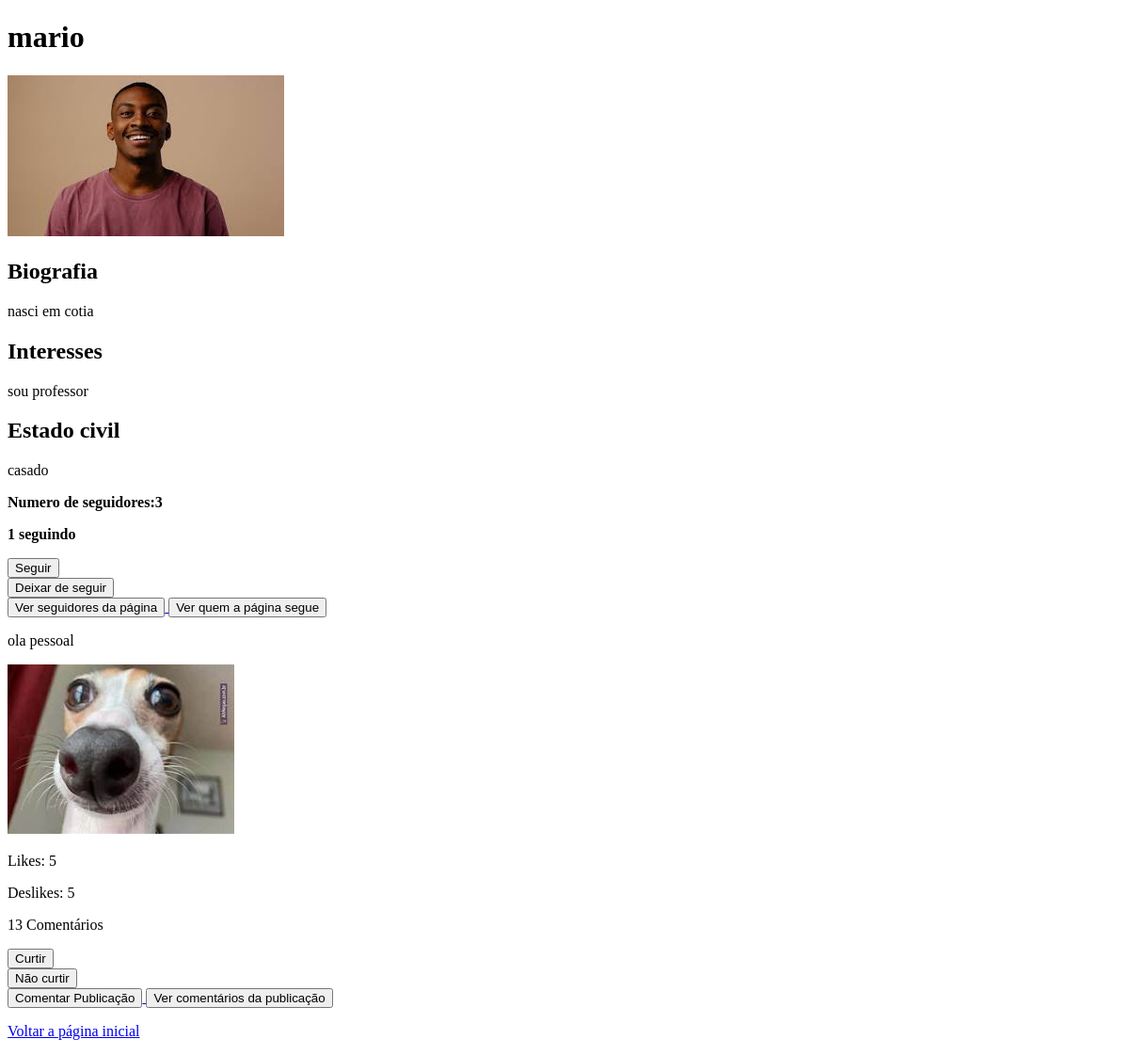
Before: /ver_perfil/4/ (signed in) with the older database file.
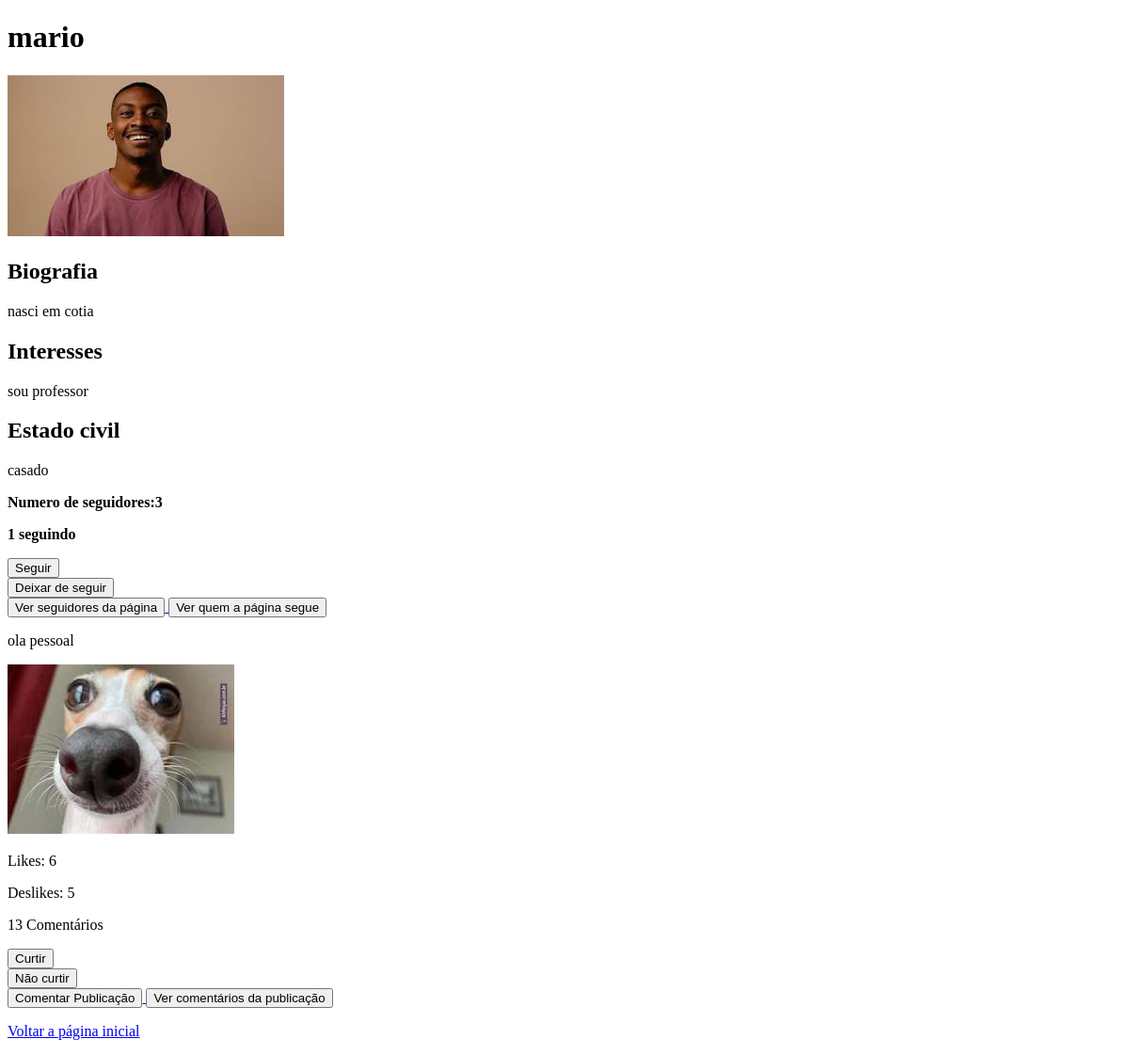
After: the same page with the newer database file.
### redesocial/models.py (models this page shows, shortened)
class Post(models.Model):
    dono_postagem = models.ForeignKey(Conta, on_delete=models.CASCADE)
    texto = models.CharField(max_length=6000, null = True, blank=True)
    imagem_postagem = models.ImageField(upload_to = 'redesocial/ImagemPostagem', null=True, blank=True)
    video = models.FileField(upload_to='redesocial/videos', null=True, blank=True)
    curtidas = models.IntegerField(default=0)
    nao_curtidas = models.IntegerField(default = 0)
    quantidade_comentarios = models.IntegerField(default= 0)

### redesocial/views.py (the view)
# urls.py: path('ver_perfil/<int:id_conta>/', views.ver_perfil, name='ver_perfil'),
@login_required
def ver_perfil(request, id_conta):
    conta = Conta.objects.get(id=id_conta)
    id = conta.id
    nome_da_conta = conta.nome
    foto_perfil = conta.foto_perfil
    biografia = conta.biografia
    interesses = conta.interesses
    estado_civil = conta.estado_civil
    numero_seguidores = conta.numero_seguidores
    numero_seguindo = conta.numero_seguindo
    posts = Post.objects.filter(dono_postagem = conta)
    dicionario_perfil = {'id':id, 'nome_da_conta':nome_da_conta, 'foto_perfil':foto_perfil, 'biografia':biografia, 'interesses':interesses, 'estado_civil':estado_civil, 'numero_seguidores': numero_seguidores, 'numero_seguindo':numero_seguindo, 'posts':posts}
    return render(request, 'redesocial/ver_perfil.html', dicionario_perfil)

### redesocial/templates/redesocial/ver_perfil.html (shortened to what this page needs)
<!DOCTYPE html>
<html lang="pt-br">
    <head>
    </head>
    <body>
        <h1>{{nome_da_conta}}</h1>
        {%if foto_perfil%}
            <img src="{{foto_perfil.url}}">
        {%endif%}
        <h2>Biografia</h2>
        {%if biografia%}
            <p>{{biografia}}</p>
        {%else%}
            <!--Caso a conta não tenha uma biografia, iremos mostrar
            essa mensage padrão-->
            <p>Não há biográfia</p>
        {%endif%}
        <h2>Interesses</h2>
        {%if interesses%}
           <p>{{interesses}}</p>
        {%else%}
            <!--Caso a coluna não tenha interesses, vamos mostrar
            essa mensagem padrão.-->
           <p>Não há interesses</p>
        {%endif%}
        <h2> Estado civil</h2>
        {%if estado_civil%}
            <p>{{estado_civil}}</p>
        {%else%}
            <p>Não há estado civil</p>
        {%endif%}
        <p><strong>Numero de seguidores:{{numero_seguidores}}</strong></p>
        <p><strong>{{numero_seguindo}} seguindo</strong></p>
        <form action="{%url 'seguir'%}" method="post">
            <button type="submit">Seguir</button>
         </form>
         <form action="{%url 'deixar_de_seguir'%}" method="post">
            <button type="submit"> Deixar de seguir</button>
         </form>
         <a href="{%url 'seguidores_pagina' id%}">
            <button type="button">Ver seguidores da página</button>
         </a>
         <a href="{%url 'quem_segue' id%}">
            <button type="button">Ver quem a página segue</button>
         </a>
         {%if posts%}
            {%for post in posts%}
                {%if post.texto%}
                    <p>{{post.texto}}</p>
                {%else%}
                    <p>Não há texto na publicação</p>
                {%endif%}
                {%if post.imagem_postagem%}
                    <img src="{{post.imagem_postagem.url}}" alt="Foto da publicação">
                {%endif%}
                <p>Likes: {{post.curtidas}}</p>
                <p>Deslikes: {{post.nao_curtidas}}</p>
                <p>{{post.quantidade_comentarios}} Comentários</p>
                <form action="{%url 'curtir'%}" method="post">
                    <button type="submit">Curtir</button>
                </form>
                <form action="{%url 'nao_curtir'%}" method="post">
                    <button type="submit">Não curtir</button>
                </form>
                <a href="{%url 'comentar_publicacao' post.id%}">
                    <button type="button">Comentar Publicação</button>
                </a>
                <a href="{%url 'ver_comentarios' post.id%}">
                    <button type="button">Ver comentários da publicação</button>
                </a>
            {%endfor%}
         {%else%}
            <p>Há página ainda não possui postagens</p>
        {%endif%}
        <p><a href="{%url 'index'%}">Voltar a página inicial</a></p>
    </body>
</html>

Changed rows visible on the page:
changed Post "ola pessoal": curtidas "5" → "6"
